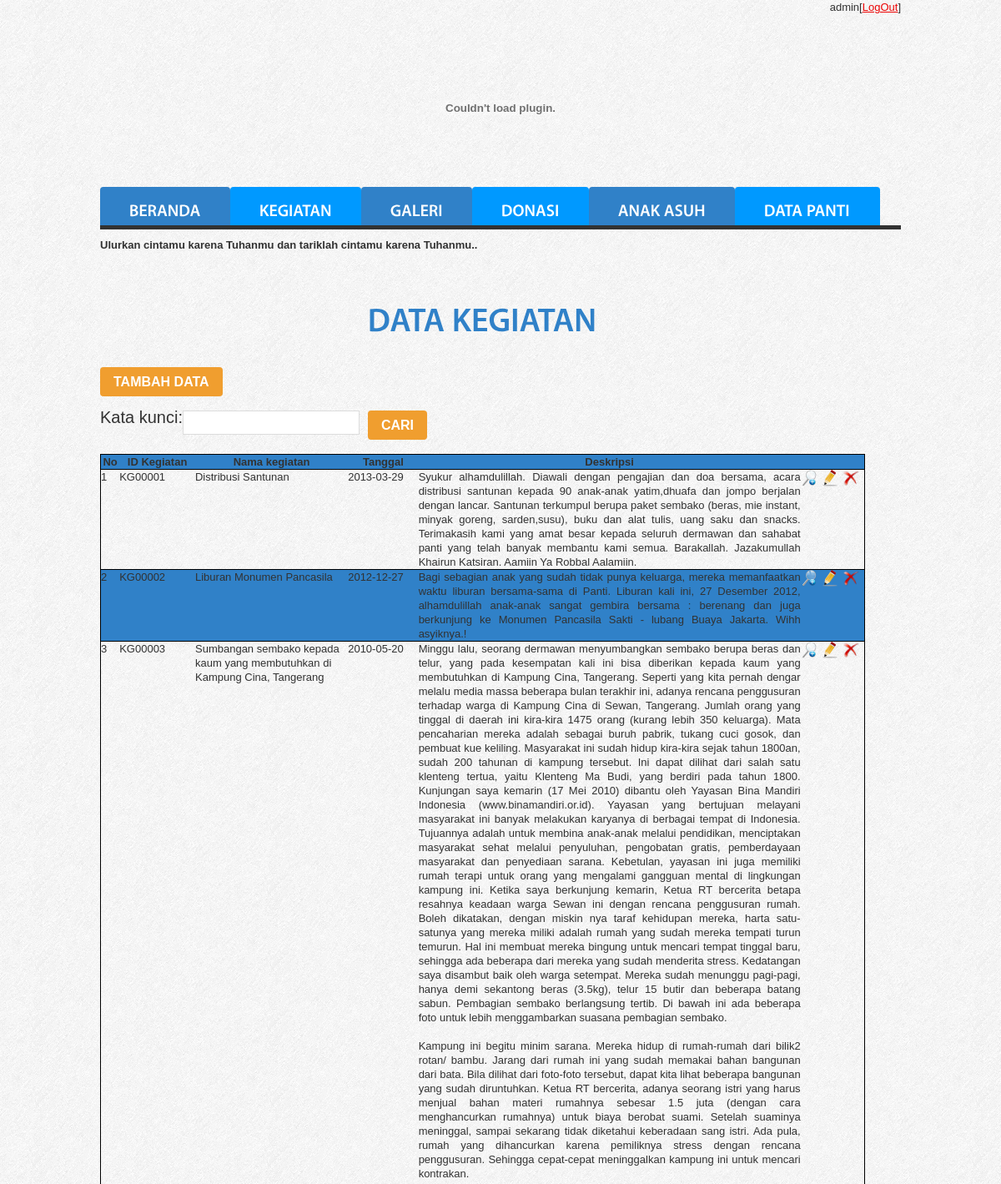
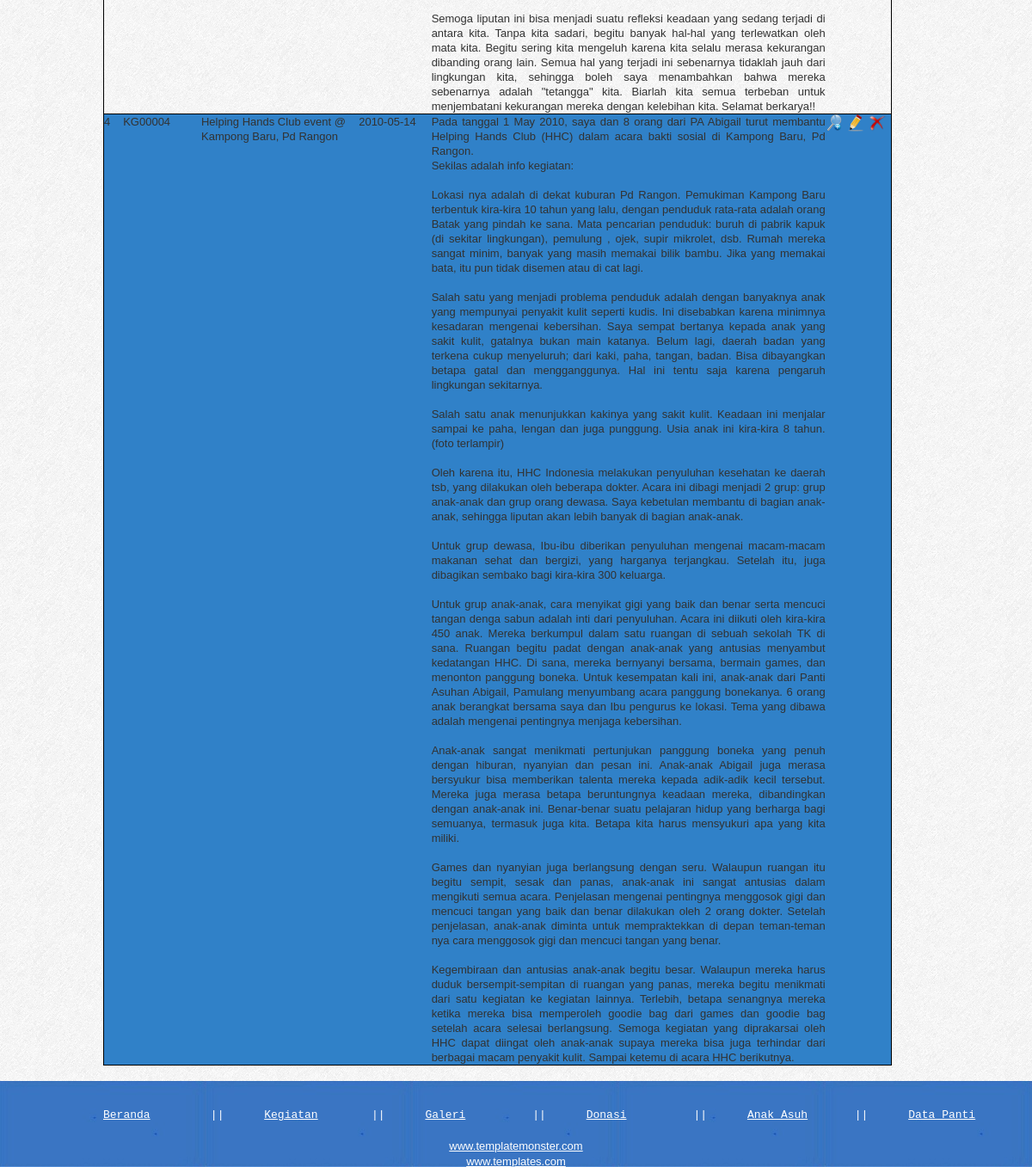
Screenshot of /index-admin.php?menu=kegiatan (signed in) with the database file from the repository (2 pictures, top to bottom).
### tables this page shows
CREATE TABLE IF NOT EXISTS `kegiatan` (
  `id_admin` char(7) DEFAULT NULL,
  `id_kegiatan` char(7) NOT NULL DEFAULT '',
  `nama_kegiatan` text,
  `tgl_kegiatan` date DEFAULT NULL,
  `deskripsi_kegiatan` text,
  PRIMARY KEY (`id_kegiatan`),
  KEY `fk_penanggungjawab` (`id_admin`)
);

### lihat-kegiatan.php (the view, shortened to what this page needs)
<html>
	<body>
		<h2 align="center">Data kegiatan</h2>
		<form action="index-admin.php?menu=<?php echo"frm-kegiatan";?>" method="post">
			<input type="submit" value="Tambah Data" name="btntambah" class="button">
		</form>
		<table>
		<form action="" method="post">
		<tr>
			<td style="font-size:20px;">Kata kunci</td><td style="font-size:20px;">:</td>
			<td><input type="text" name="keyword" class="input"></td>
			<td><input type="submit" value="Cari" name="cari" class="button"></td>
		</tr>
		</form>
	<br>
	</table>
		<?php
			if(!isset($_POST['cari'])){
				$kegiatan=mysql_query("select * from kegiatan");?>
				<br>
				<table class="data" width="100%">
				<tr class="kolom">
					<th>No</th>
					<th>ID Kegiatan</th>
					<th width="20%">Nama kegiatan</th>
					<th>Tanggal</th>
					<th width="50%">Deskripsi</th>
					<th colspan="3"></th>
				</tr>
				<?php  $c=1; $no=0;while($datakegiatan=mysql_fetch_array($kegiatan)){$no++;
				if($c % 2 == 0){
				?>
				<tr>
					<td class="kolom"><?php echo $no;?></td>
					<td class="kolom"><?php echo $datakegiatan['id_kegiatan'];?></td>
					<td class="kolom"><?php echo $datakegiatan['nama_kegiatan'];?></td>
					<td class="kolom"><?php echo $datakegiatan['tgl_kegiatan'];?></td>
					<td class="kolom" align="justify"><?php echo $datakegiatan['deskripsi_kegiatan'];?></td>
					<td valign="center" class="kolom"><a href="index-admin.php?menu=<?php echo"detail-kegiatan";?>&kegiatan=<?php echo $datakegiatan['id_kegiatan'];?>"><img src="images/detail.png" title="Lihat selengkapnya"></a></td>
					<td valign="center" class="kolom"><a href="index-admin.php?menu=<?php echo"edit-kegiatan";?>&kegiatan=<?php echo $datakegiatan['id_kegiatan'];?>"><img src="images/edit.png" title="Ubah"></a></td>
					<td valign="center" class="kolom"><a href="index-admin.php?menu=<?php echo"delete-kegiatan";?>&kegiatan=<?php echo $datakegiatan['id_kegiatan'];?>"><img src="images/delete.png" title="Hapus"></a></td>
				</tr><?php } else{?>
				<tr>
					<td><?php echo $no;?></td>
					<td><?php echo $datakegiatan['id_kegiatan'];?></td>
					<td><?php echo $datakegiatan['nama_kegiatan'];?></td>
					<td><?php echo $datakegiatan['tgl_kegiatan'];?></td>
					<td align="justify"><?php echo $datakegiatan['deskripsi_kegiatan'];?></td>
					<td><a href="index-admin.php?menu=<?php echo"detail-kegiatan";?>&kegiatan=<?php echo $datakegiatan['id_kegiatan'];?>"><img src="images/detail.png" title="Lihat selengkapnya"></a></td>
					<td><a href="index-admin.php?menu=<?php echo"edit-kegiatan";?>&kegiatan=<?php echo $datakegiatan['id_kegiatan'];?>"><img src="images/edit.png" title="Ubah"></a></td>
					<td><a href="index-admin.php?menu=<?php echo"delete-kegiatan";?>&kegiatan=<?php echo $datakegiatan['id_kegiatan'];?>"><img src="images/delete.png" title="Hapus"></a></td>
				</tr>
				<?php }?>
				<?php $c++;}?>
				</table>
			<?php }
		?>
	</body>
</html>

### css/style2.css (style rules this page uses)
body { background:url(../images/bg.jpg) top center repeat;border:0;font:13px Arial, Helvetica, sans-serif;color:#323232;line-height:17px }
body, html { height:100% }
a { color:#ec0404;text-decoration:underline;outline:none }
h2 { font-size:40px;text-transform:uppercase;font-weight:600;color:#3081c8;line-height:45px;padding:2px 0 33px 0 }
#content .input { float:left;margin-right:10px;width:200px;height:17px;border:1px solid #dcdcdc;background:#fff;padding:5px;margin-bottom:6px;color:#323232;font:13px Arial, Helvetica, sans-serif }
.data tr, td { border-collapse:collapse; border:1px solid black; }
.kolom { fcolor:#fff;background:#3081c8; }
.button { display:inline-block;font-size:16px;color:#fff;background:#f09e2f;line-height:35px;padding:0 16px;border-radius:4px;-moz-border-radius:4px;-webkit-border-radius:4px;behavior:url(js/PIE.htc);position:relative;font-weight:600;text-decoration:none;text-transform:uppercase }

### rows the page displays
kegiatan: id_kegiatan "KG00001", nama_kegiatan "Distribusi Santunan", tgl_kegiatan "2013-03-29", deskripsi_kegiatan "Syukur alhamdulillah. Diawali dengan pengajian dan doa bersama, acara distribusi santunan kepada 90 anak-anak yatim,dhuafa dan jompo berjalan dengan lancar. Santunan terkumpul berupa paket sembako (beras, mie instant, minyak goreng, sarden,susu), buku dan alat tulis, uang saku dan snacks. Terimakasih kami yang amat besar kepada seluruh dermawan dan sahabat panti yang telah banyak membantu kami semua. Barakallah. Jazakumullah Khairun Katsiran. Aamiin Ya Robbal Aalamiin."
kegiatan: id_kegiatan "KG00002", nama_kegiatan "Liburan Monumen Pancasila", tgl_kegiatan "2012-12-27", deskripsi_kegiatan "Bagi sebagian anak yang sudah tidak punya keluarga, mereka memanfaatkan waktu liburan bersama-sama di Panti. Liburan kali ini, 27 Desember 2012, alhamdulillah anak-anak sangat gembira bersama : berenang dan juga berkunjung ke Monumen Pancasila Sakti - lubang Buaya Jakarta. Wihh asyiknya.!"
kegiatan: id_kegiatan "KG00003", nama_kegiatan "Sumbangan sembako kepada kaum yang membutuhkan di Kampung Cina, Tangerang", tgl_kegiatan "2010-05-20", deskripsi_kegiatan "Minggu lalu, seorang dermawan menyumbangkan sembako berupa beras dan telur, yang pada kesempatan kali ini bisa diberikan kepada kaum yang membutuhkan di Kampung Cina, Tangerang. Seperti yang kita pernah dengar melalu media massa beberapa bulan terakhir ini, adanya rencana penggusuran terhadap warga di Kampung Cina di Sewan, Tangerang. Jumlah orang yang tinggal di daerah ini kira-kira 1475 orang (kurang lebih 350 keluarga). Mata pencaharian mereka adalah sebagai buruh pabrik, tukang cuci gosok, dan pembuat kue keliling. Masyarakat ini sudah hidup kira-kira sejak tahun 1800an, sudah 200 tahunan di kampung tersebut. Ini dapat dilihat dari salah satu klenteng tertua, yaitu Klenteng Ma Budi,…"
kegiatan: id_kegiatan "KG00004", nama_kegiatan "Helping Hands Club event @ Kampong Baru, Pd Rangon", tgl_kegiatan "2010-05-14", deskripsi_kegiatan "Pada tanggal 1 May 2010, saya dan 8 orang dari PA Abigail turut membantu Helping Hands Club (HHC) dalam acara bakti sosial di Kampong Baru, Pd Rangon. Sekilas adalah info kegiatan: Lokasi nya adalah di dekat kuburan Pd Rangon. Pemukiman Kampong Baru terbentuk kira-kira 10 tahun yang lalu, dengan penduduk rata-rata adalah orang Batak yang pindah ke sana. Mata pencarian penduduk: buruh di pabrik kapuk (di sekitar lingkungan), pemulung , ojek, supir mikrolet, dsb. Rumah mereka sangat minim, banyak yang masih memakai bilik bambu. Jika yang memakai bata, itu pun tidak disemen atau di cat lagi. Salah satu yang menjadi problema penduduk adalah dengan banyaknya anak yang mempunyai penyakit kulit…"

### other values shown
$_SESSION['nama_admin'] "admin"
